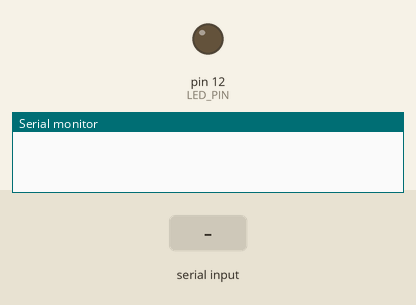
Simulated run of this sketch. Board: Arduino Uno, built with avr-gcc and run on an emulated ATmega328P. On the bench: output pins drawn as LEDs (lit = HIGH), the last lines printed to the serial monitor. The test bench sets the inputs (shaded band).

Above: at 1.2 s.
1.3 s: byte 117 (SET_LED_ON) received over Serial
At 2.7 s:
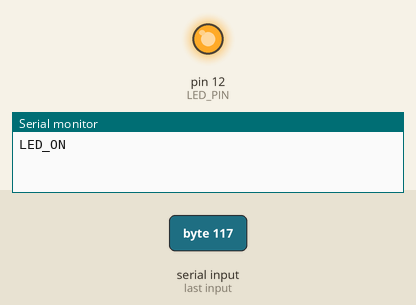
4.3 s: byte 100 (SET_LED_OFF) received over Serial
At 5.0 s:
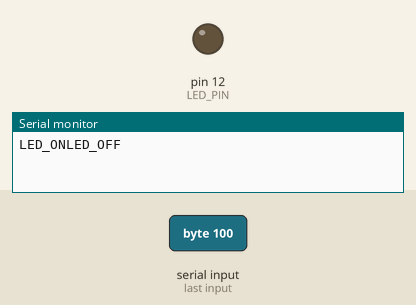
Timing chart, 0 to 7.3 s (numbered marks = the images above; inputs shaded):
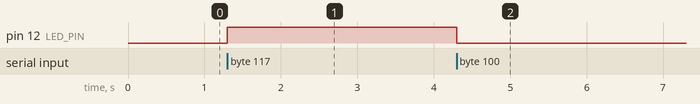

Measured:
- after the input at 1.3 s, pin 12 (LED_PIN): LOW → HIGH at once
- after the input at 4.3 s, pin 12 (LED_PIN): HIGH → LOW at once

The sketch:

light_part.ino
```cpp
#define LED_PIN 12
#define SET_LED_ON 'u'
#define SET_LED_OFF 'd'
#define STATE_IDLE 0
#define STATE_LED_OFF 1
#define STATE_LED_ON 2

int state = 0;
bool led_status = LOW;

void setup() {
  // put your setup code here, to run once:
  Serial.begin(9600);
  pinMode(LED_PIN, OUTPUT);

}

void state_update() {
  if(Serial.available() > 0){
    char cmd = Serial.read();
    if (cmd==SET_LED_ON){
      state = STATE_LED_ON;
      Serial.print("LED_ON");
    }
    else if (cmd==SET_LED_OFF){
      state = STATE_LED_OFF;
      Serial.print("LED_OFF");
    }
    else {
      Serial.print("Unknown command");
    }
  }
}

void state_proccess() {
  if (state == STATE_LED_ON and led_status==LOW){
    digitalWrite(LED_PIN, HIGH);
    led_status=HIGH;
  }
  else if (state == STATE_LED_OFF and led_status==HIGH){
    digitalWrite(LED_PIN, LOW);
    led_status=LOW;
  }
}

void loop() {
  // put your main code here, to run repeatedly:
  state_update();
  state_proccess();
}
```
